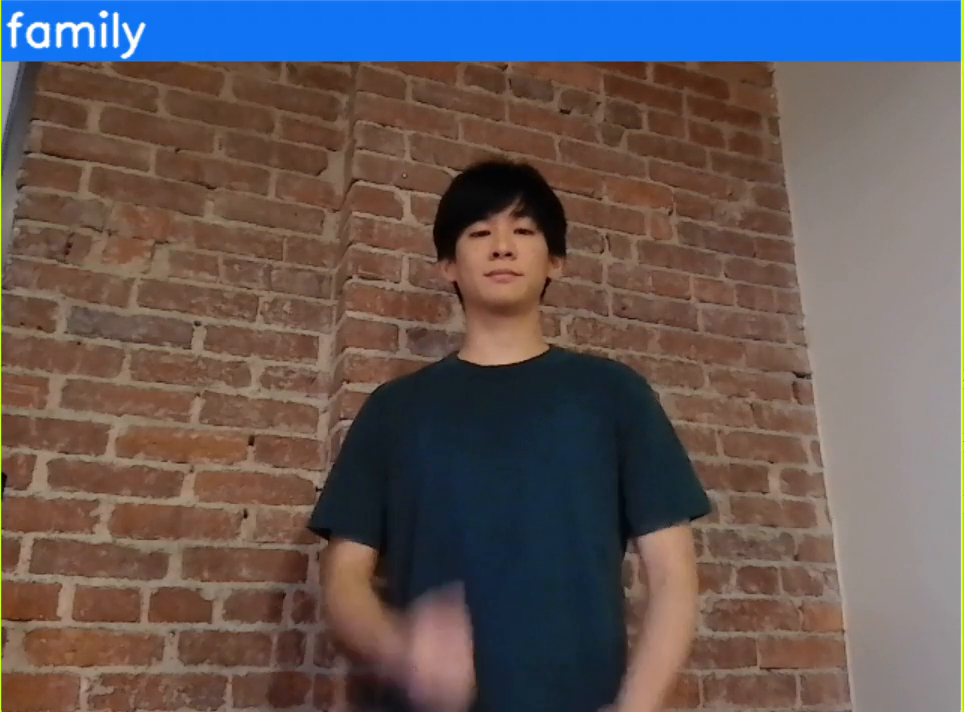
#> input picture frame 94 of app/videos/user_4/Brick_Wall.mp4, 964 x 712 px, given in place of yep.mp4, which was not available
$ python Client.py
#> lines starting #> are read from the running program, lines starting #| are printed output that depends on the picture; pictures that were not available may be replaced by others from this repository, and a replacement may not be noted
#> further down, frame is the input picture: shape (712, 964, 3); mean B, G, R 88.2, 88.2, 98.9
import sys
from socket import socket, AF_INET, SOCK_DGRAM, SOCK_STREAM
import cv2
import time
import pickle
import numpy as np

def pad(img):
    max_size = max(img.shape)
#> max_size = 964
    top = int((max_size-img.shape[0])/2)
#> top = 126
    bot = int((max_size-img.shape[0])/2)
#> bot = 126
    left = int((max_size-img.shape[1])/2)
#> left = 0
    right = int((max_size-img.shape[1])/2)
#> right = 0
    return cv2.copyMakeBorder(img, top, bot, left, right, cv2.BORDER_CONSTANT, None, value = 0)
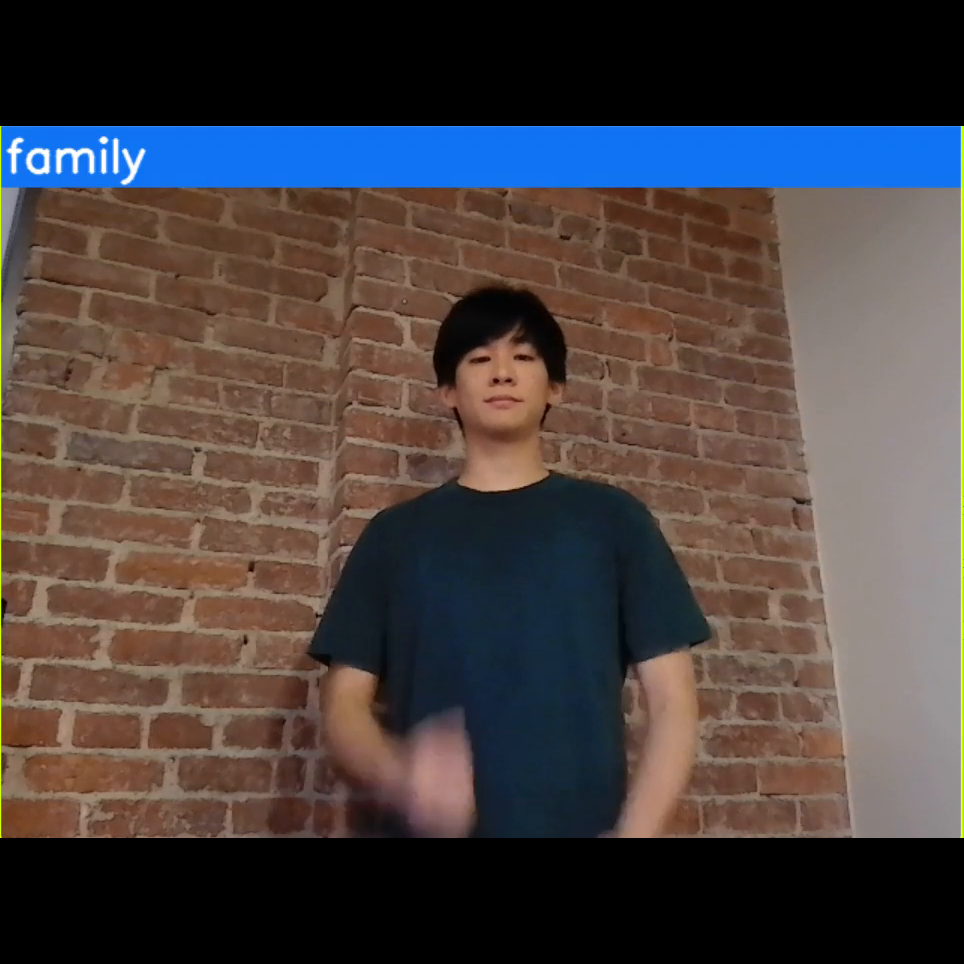
#> returned value: shape (964, 964, 3); mean of channels 0, 1, 2 65.2, 65.2, 73.1; drawn as B, G, R

def center_crop(img):
    center = img.shape
#> center = (256, 256, 3)
    w = 224
    h = 224
    x = center[1]/2 - w/2
#> x = 16
    y = center[0]/2 - h/2
#> y = 16

    return img[int(y):int(y+h), int(x):int(x+w)]
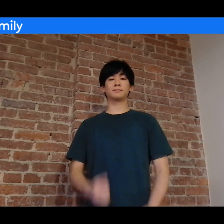
#> returned value: shape (224, 224, 3); mean of channels 0, 1, 2 71.5, 70.8, 80.3; drawn as B, G, R


def send_frame(data, prev, flag):
    host = 'localhost'
    server = (host, 4000)
#> (the run stopped early here; a loop or call above may not have finished)

$ run again, starting later in the video
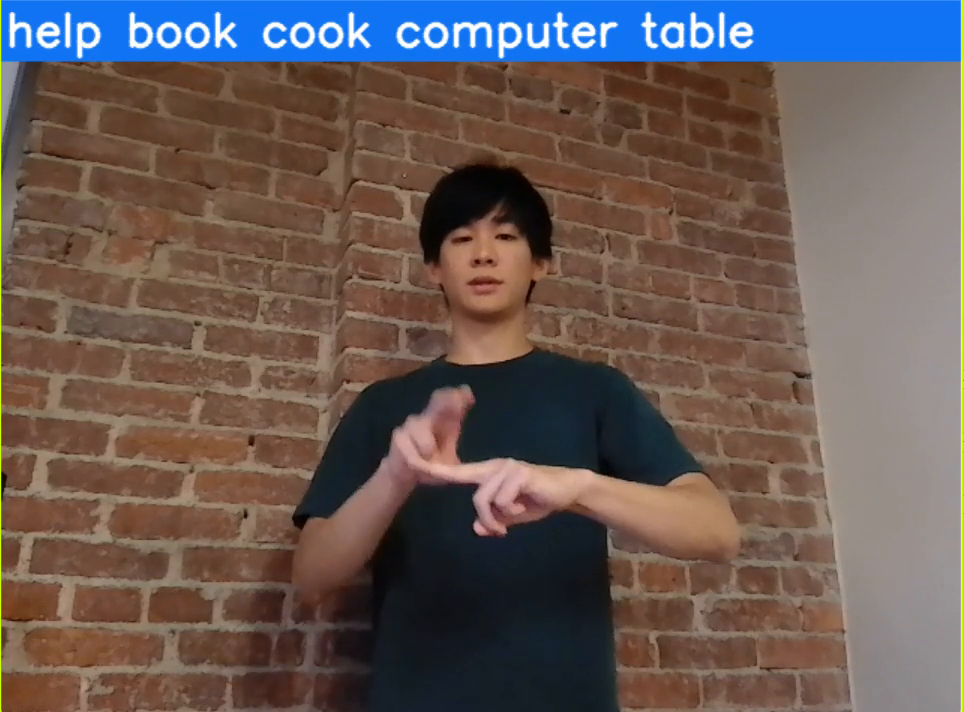
#> input picture frame 426 of app/videos/user_4/Brick_Wall.mp4, 964 x 712 px, given in place of yep.mp4, which was not available
#> frame is the input picture: shape (712, 964, 3); mean B, G, R 87, 89.8, 102.7
#> `frame = cv2.resize(frame, dsize=(256, 256))`:
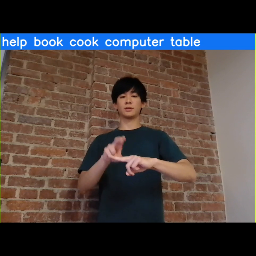
#> frame: shape (256, 256, 3); mean B, G, R 64.3, 66.4, 75.8
#> in center_crop, `return img[int(y):int(y+h), int(x):int(x+w)]`:
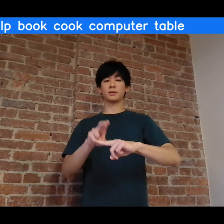
#> returned value: shape (224, 224, 3); mean of channels 0, 1, 2 70.4, 72.4, 83.9; drawn as B, G, R

$ run again, starting later in the video
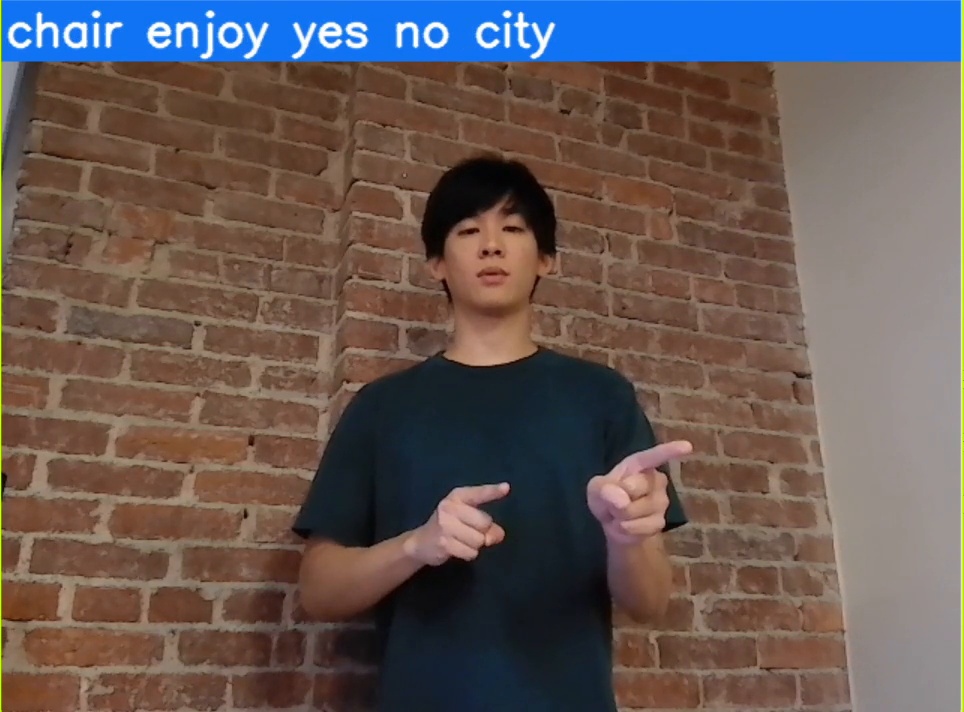
#> input picture frame 757 of app/videos/user_4/Brick_Wall.mp4, 964 x 712 px, given in place of yep.mp4, which was not available
#> frame is the input picture: shape (712, 964, 3); mean B, G, R 87, 88.6, 100.5
#> `frame = cv2.resize(frame, dsize=(256, 256))`:
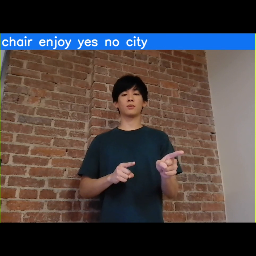
#> frame: shape (256, 256, 3); mean B, G, R 64.3, 65.5, 74.2
#> in center_crop, `return img[int(y):int(y+h), int(x):int(x+w)]`:
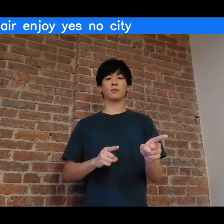
#> returned value: shape (224, 224, 3); mean of channels 0, 1, 2 70.3, 71.2, 81.8; drawn as B, G, R
